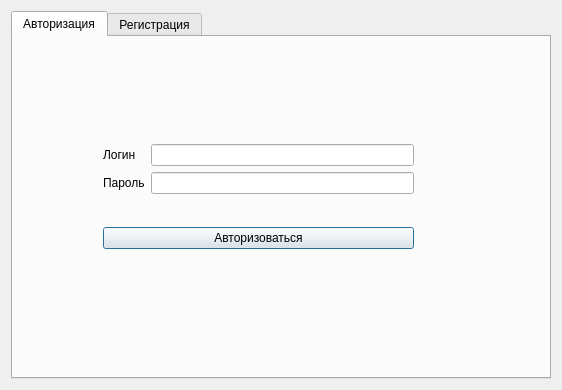
<?xml version="1.0" encoding="UTF-8"?>
<ui version="4.0">
 <class>AuthorisationWindow</class>
 <widget class="QDialog" name="AuthorisationWindow">
  <property name="geometry">
   <rect>
    <x>0</x>
    <y>0</y>
    <width>562</width>
    <height>390</height>
   </rect>
  </property>
  <property name="sizePolicy">
   <sizepolicy hsizetype="Maximum" vsizetype="Maximum">
    <horstretch>0</horstretch>
    <verstretch>0</verstretch>
   </sizepolicy>
  </property>
  <property name="windowTitle">
   <string>Dialog</string>
  </property>
  <layout class="QHBoxLayout" name="horizontalLayout">
   <item>
    <widget class="QTabWidget" name="tabWidget">
     <property name="toolTip">
      <string>&lt;html&gt;&lt;head/&gt;&lt;body&gt;&lt;p&gt;&lt;br/&gt;&lt;/p&gt;&lt;/body&gt;&lt;/html&gt;</string>
     </property>
     <property name="currentIndex">
      <number>0</number>
     </property>
     <widget class="QWidget" name="tabWidgetPage1" native="true">
      <attribute name="title">
       <string>Авторизация</string>
      </attribute>
      <widget class="QWidget" name="">
       <property name="geometry">
        <rect>
         <x>90</x>
         <y>80</y>
         <width>311</width>
         <height>161</height>
        </rect>
       </property>
       <layout class="QVBoxLayout" name="verticalLayout">
        <item>
         <layout class="QGridLayout" name="gridLayout">
          <item row="0" column="0">
           <widget class="QLabel" name="loginLabel">
            <property name="text">
             <string>Логин</string>
            </property>
           </widget>
          </item>
          <item row="0" column="1">
           <widget class="QLineEdit" name="loginLineEdit"/>
          </item>
          <item row="1" column="0">
           <widget class="QLabel" name="passwordLabel">
            <property name="text">
             <string>Пароль</string>
            </property>
           </widget>
          </item>
          <item row="1" column="1">
           <widget class="QLineEdit" name="passwordLineEdit">
            <property name="echoMode">
             <enum>QLineEdit::Password</enum>
            </property>
           </widget>
          </item>
         </layout>
        </item>
        <item>
         <widget class="QPushButton" name="pushButton">
          <property name="text">
           <string>Авторизоваться</string>
          </property>
         </widget>
        </item>
       </layout>
      </widget>
     </widget>
     <widget class="QWidget" name="tab">
      <attribute name="title">
       <string>Регистрация</string>
      </attribute>
      <widget class="QWidget" name="layoutWidget">
       <property name="geometry">
        <rect>
         <x>80</x>
         <y>80</y>
         <width>311</width>
         <height>161</height>
        </rect>
       </property>
       <layout class="QVBoxLayout" name="verticalLayout_2">
        <item>
         <layout class="QGridLayout" name="gridLayout_2">
          <item row="0" column="0">
           <widget class="QLabel" name="loginLabel2">
            <property name="text">
             <string>Логин</string>
            </property>
           </widget>
          </item>
          <item row="0" column="1">
           <widget class="QLineEdit" name="loginLineEdit_2"/>
          </item>
          <item row="1" column="0">
           <widget class="QLabel" name="passwordLabel2">
            <property name="text">
             <string>Пароль</string>
            </property>
           </widget>
          </item>
          <item row="1" column="1">
           <widget class="QLineEdit" name="passwordLineEdit_2">
            <property name="inputMask">
             <string/>
            </property>
            <property name="echoMode">
             <enum>QLineEdit::Password</enum>
            </property>
           </widget>
          </item>
         </layout>
        </item>
        <item>
         <widget class="QPushButton" name="registrationPushButton">
          <property name="text">
           <string>Зарегистрироваться</string>
          </property>
         </widget>
        </item>
       </layout>
      </widget>
     </widget>
    </widget>
   </item>
  </layout>
 </widget>
 <resources/>
 <connections/>
</ui>
